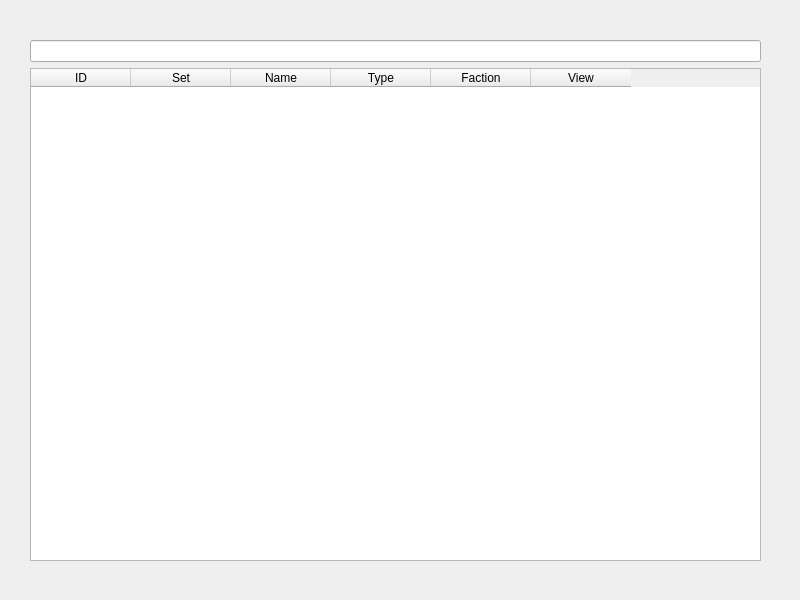
<?xml version="1.0" encoding="UTF-8"?>
<ui version="4.0">
 <class>Form</class>
 <widget class="QWidget" name="Form">
  <property name="geometry">
   <rect>
    <x>0</x>
    <y>0</y>
    <width>800</width>
    <height>600</height>
   </rect>
  </property>
  <property name="windowTitle">
   <string>Form</string>
  </property>
  <widget class="QWidget" name="">
   <property name="geometry">
    <rect>
     <x>30</x>
     <y>40</y>
     <width>731</width>
     <height>521</height>
    </rect>
   </property>
   <layout class="QVBoxLayout" name="verticalLayout">
    <item>
     <widget class="QLineEdit" name="lineEdit"/>
    </item>
    <item>
     <widget class="QTableWidget" name="tableWidget">
      <column>
       <property name="text">
        <string>ID</string>
       </property>
      </column>
      <column>
       <property name="text">
        <string>Set</string>
       </property>
      </column>
      <column>
       <property name="text">
        <string>Name</string>
       </property>
      </column>
      <column>
       <property name="text">
        <string>Type</string>
       </property>
      </column>
      <column>
       <property name="text">
        <string>Faction</string>
       </property>
      </column>
      <column>
       <property name="text">
        <string>View</string>
       </property>
      </column>
     </widget>
    </item>
   </layout>
  </widget>
 </widget>
 <resources/>
 <connections/>
</ui>
